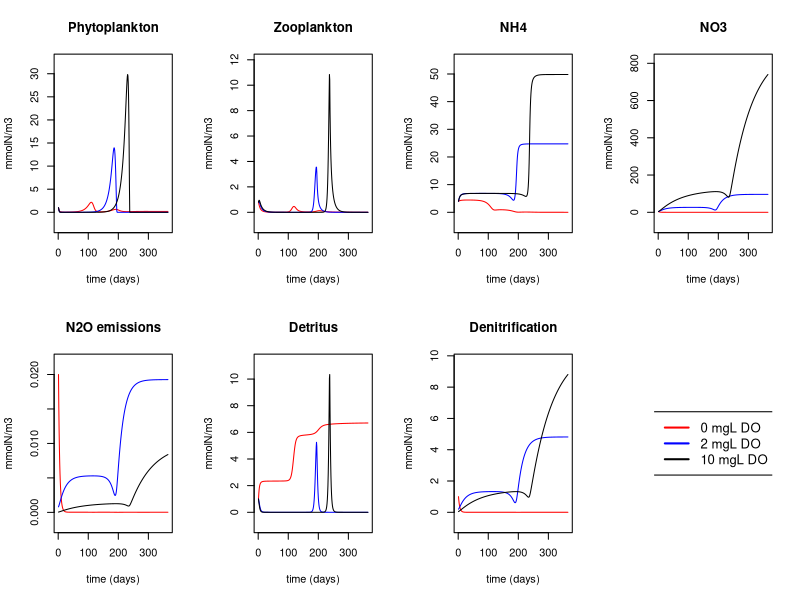

This chart was generated by the following R code:
## ---- chunk 1
knitr::opts_chunk$set(echo = TRUE)
## ---- chunk 2
NPZD_model <- function(t, states, parms){
  
  #unpack states
  PHYTO <- states[1]
  ZOO <- states[2]
  DET <- states[3]
  NH4 <- states[4]
  NO3 <- states[5]
  
  #unpack parms
  maxUptake <- parms[1]
  kspar <- parms[2] #light exctinction
  ksdin <- parms[3] #nitrogen influence on uptake
  maxGrazing <- parms[4] #phytoplankton grazing influence
  ksphyto <- parms[5] 
  pFeces <- parms[6] #bad feeding
  excretionRate <- parms[7]
  mortalityRate <- parms[8]
  mineralizationRate <- parms[9]
  Chl_Nratio <- parms[10]
  inflow <- parms[11]
  outflow <- parms[12]
  nitrificationRate <- parms[13]
  denitrificationRate <- parms[14]
  ox <- parms[15]
  k_ox <- parms[16]
  
  #Calculate the environment (note that this depends on time)
  #50% of light is PAR
  PAR <- 0.5 * (540 + 440 * sin(2 * pi * t / 365 - 1.4)) 
  
# calculate individual fractions
#fNH4 <- NH4 / (NH4 + ksdin)
#fNO3 <- NO3 / (NO3 + ksdin)
fN <- (NH4+NO3) / ((NH4+NO3)+ksdin)
fLight <- PAR / (PAR + kspar)

uptake <- maxUptake * PHYTO * fN * fLight

weight_NH4 <- NH4 / ((NH4 + NO3))  # prefer NH4
weight_NO3 <- 1 - weight_NH4         # remainder goes to NO3

uptake_NH4 <- uptake * weight_NH4
uptake_NO3 <- uptake * weight_NO3
  
  fPHYTO <- PHYTO / (PHYTO + ksphyto) 
  grazing <- maxGrazing * ZOO * fPHYTO


  print(c(uptake, grazing, uptake_NH4, uptake_NO3, NH4, NO3))

  
  feces_production <- grazing * pFeces
  
  excretion <- excretionRate * ZOO
  
  foxy <- ox / (k_ox + ox) #useful function #make this into a parameter
  
  zoo_mortality <- mortalityRate * ZOO^2 * (1-foxy)
  
  mineralization <- mineralizationRate * DET * foxy
  
  denitrification <- denitrificationRate * (1-foxy) * NO3 #if oxic it shouldn't be working. 
  nitrification <- nitrificationRate * foxy * NH4
  N2O_yield <- (1 - foxy) * .02
  N2O_emissions <- N2O_yield * denitrification
  
  #calculate derivatives
  dPHYTO_dt <- uptake_NH4+uptake_NO3 - grazing
  dZOO_dt <- grazing - feces_production - zoo_mortality - excretion
  dDETRITUS_dt <- zoo_mortality + feces_production - mineralization
  dNH4 <- excretion + mineralization - uptake_NH4  
  dNO3 <- nitrification - (outflow * NO3) + inflow - denitrification - uptake_NO3 
  
  
 #return the list of derivatives plus any other variables that you are interested in
  
  return(list(c(dPHYTO_dt = dPHYTO_dt, # the rates of change
                dZOO_dt = dZOO_dt,
                dDETRITUS_dt = dDETRITUS_dt,
                dNH4_dt = dNH4,
                dNO3_dt = dNO3),
              # other output variables
              c(N2O_emissions = N2O_emissions, 
                denitrification = denitrification, 
                PAR = PAR)))         
}

## ---- chunk 3
parms_10 <- c(
  .1,  #maxUptake INSERT UNITS
  120,  #kspar INSERT UNITS
  .1,  #ksdin INSERT UNITS
  1,  #maxGrazing INSERT UNITS
  .9,    #ksphyto INSERT UNITS
  0.5,  #pFaeces INSERT UNITS
  0.1,  #excretionRate INSERT UNITS
  0.4,  #mortalityRate INSERT UNITS
  0.5,  #mineralizationRate INSERT UNITS
  1.0, #Chl_Nratio INSERT UNITS
  0.0012, #input 
  0.00139, #output 1/720 (multiply this by DIN concentration) not sure if this is correct
  .25, #nitrification rate, 
  .25, #denitrification rate
  10, #great than 2 is considered oxic, 1-2 is moderate oxygen, 0-1 low oxygen, 0 no oxygen
  .5)

parms_2 <- c(
  .1,  #maxUptake INSERT UNITS
  120,  #kspar INSERT UNITS
  .1,  #ksdin INSERT UNITS
  1,  #maxGrazing INSERT UNITS
  .9,    #ksphyto INSERT UNITS
  0.5,  #pFaeces INSERT UNITS
  0.1,  #excretionRate INSERT UNITS
  0.4,  #mortalityRate INSERT UNITS
  0.5,  #mineralizationRate INSERT UNITS
  1.0, #Chl_Nratio INSERT UNITS
  0.0012, #input 
  0.00139, #output 1/720 (multiply this by DIN concentration) not sure if this is correct
  .25, #nitrification rate, 
  .25, #denitrification rate
  2, #great than 2 is considered oxic, 1-2 is moderate oxygen, 0-1 low oxygen, 0 no oxygen
  .5)

parms_0 <- c(
  .1,  #maxUptake INSERT UNITS
  120,  #kspar INSERT UNITS
  .1,  #ksdin INSERT UNITS
  1,  #maxGrazing INSERT UNITS
  .9,    #ksphyto INSERT UNITS
  0.5,  #pFaeces INSERT UNITS
  0.1,  #excretionRate INSERT UNITS
  0.4,  #mortalityRate INSERT UNITS
  0.5,  #mineralizationRate INSERT UNITS
  1.0, #Chl_Nratio INSERT UNITS
  0.0012, #input 
  0.00139, #output 1/720 (multiply this by DIN concentration) not sure if this is correct
  .25, #nitrification rate, 
  .25, #denitrification rate
  0, #great than 2 is considered oxic, 1-2 is moderate oxygen, 0-1 low oxygen, 0 no oxygen
  .5)
## ---- chunk 4
#INSERT INITIAL CONDITIONS HERE
yini <- c(
  PHYTO = 1, #mmolN m-3
  ZOO = 0.8, #mmolN m-3
  DETRITUS = 1, #mmolN m-3
  NH4 = 4, #mmolN m-3
  NO3 = 4) #mmolN m-3
## ---- chunk 5
#Use DeSolve to integrate 
library(deSolve)

simulation_time <- 365
dt <- 1
times <- seq(1, simulation_time, by = dt)

output_10 <- ode(y = yini, times = times, func = NPZD_model, parms = parms_10, method = "ode45")
output_2 <- ode(y = yini, times = times, func = NPZD_model, parms = parms_2, method = "ode45")
output_0 <- ode(y = yini, times = times, func = NPZD_model, parms = parms_0, method = "ode45")

df_10 <- as.data.frame(output_10)
df_2  <- as.data.frame(output_2)
df_0  <- as.data.frame(output_0)

#had help from chatgpt to plot this because I couldn't get it right

# Set up plotting
par(mfrow = c(2, 4))  # 7 plots + 1 for legend
cols <- c("red", "blue", "black")  # parms_0, parms_2, parms_10

# Function to plot each variable
plot_variable <- function(var, ylab, main) {
  all_vals <- c(df_0[[var]], df_2[[var]], df_10[[var]])
  if (all(!is.finite(all_vals))) {
    ylim <- c(0, 300)
  } else {
    all_vals <- all_vals[is.finite(all_vals)]
    y_min <- min(all_vals)
    y_max <- max(all_vals)
    y_range <- y_max - y_min
    ylim <- c(y_min - 0.1 * y_range, y_max + 0.1 * y_range)
  }

  plot(times, df_0[[var]], type = "l", col = cols[1], xlab = "time (days)", ylab = ylab, main = main, ylim = ylim)
  lines(times, df_2[[var]], col = cols[2])
  lines(times, df_10[[var]], col = cols[3])
}

# Generate plots
plot_variable("PHYTO", "mmolN/m3", "Phytoplankton")
plot_variable("ZOO", "mmolN/m3", "Zooplankton")
plot_variable("NH4", "mmolN/m3", "NH4")
plot_variable("NO3", "mmolN/m3", "NO3")
plot_variable("N2O_emissions.NO3", "mmolN/m3", "N2O emissions")
plot_variable("DETRITUS", "mmolN/m3", "Detritus")
plot_variable("denitrification.NO3", "mmolN/m3", "Denitrification")

# Empty plot for legend
plot.new()
legend("center", legend = c("0 mgL DO", "2 mgL DO", "10 mgL DO"), col = cols, lty = 1, lwd = 2, cex = 1.2)
